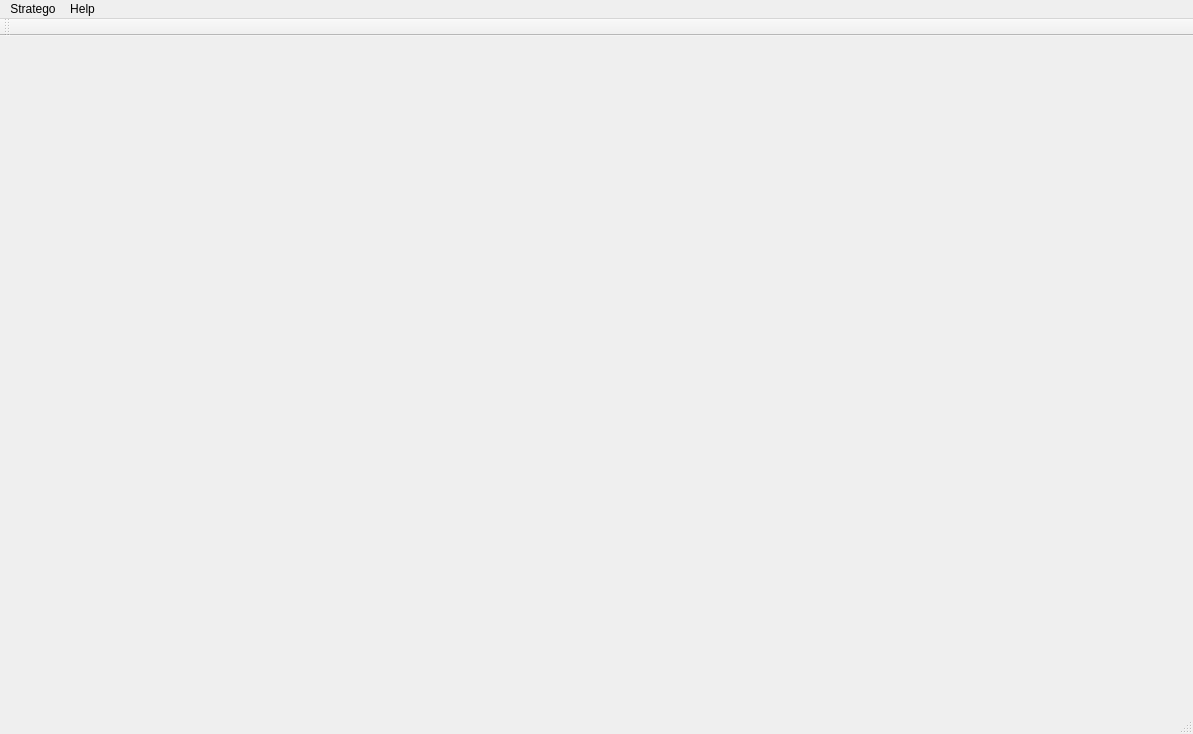
<?xml version="1.0" encoding="UTF-8"?>
<ui version="4.0">
 <class>MainWindow</class>
 <widget class="QMainWindow" name="MainWindow">
  <property name="geometry">
   <rect>
    <x>0</x>
    <y>0</y>
    <width>1193</width>
    <height>734</height>
   </rect>
  </property>
  <property name="windowTitle">
   <string>MainWindow</string>
  </property>
  <widget class="QWidget" name="centralwidget">
   <layout class="QGridLayout" name="gridLayout"/>
  </widget>
  <widget class="QMenuBar" name="menubar">
   <property name="geometry">
    <rect>
     <x>0</x>
     <y>0</y>
     <width>1193</width>
     <height>21</height>
    </rect>
   </property>
   <widget class="QMenu" name="menuStratego">
    <property name="title">
     <string>Stratego</string>
    </property>
   </widget>
   <widget class="QMenu" name="menuHelp">
    <property name="title">
     <string>Help</string>
    </property>
   </widget>
   <addaction name="menuStratego"/>
   <addaction name="menuHelp"/>
  </widget>
  <widget class="QStatusBar" name="statusbar"/>
  <widget class="QToolBar" name="toolBar">
   <property name="windowTitle">
    <string>toolBar</string>
   </property>
   <attribute name="toolBarArea">
    <enum>TopToolBarArea</enum>
   </attribute>
   <attribute name="toolBarBreak">
    <bool>false</bool>
   </attribute>
  </widget>
 </widget>
 <resources/>
 <connections/>
</ui>
